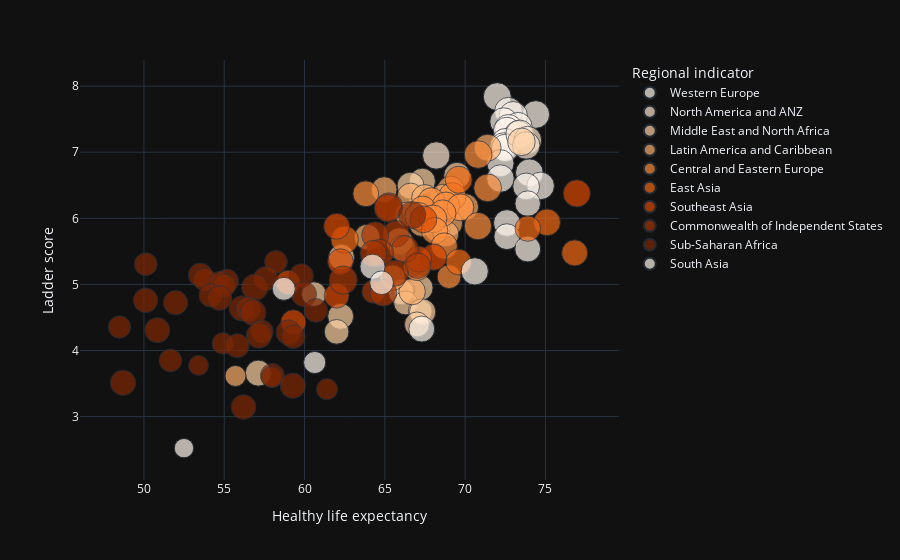

Write notebook code for a chart like this one.
### Code cell
#Scatter plot Regional indicator
fig = px.scatter(df, x="Healthy life expectancy", y="Ladder score", 
                color="Regional indicator", 
                color_discrete_sequence = px.colors.sequential.Oranges, 
                template = 'plotly_dark',
                size = 'Social support',
                hover_name="Country name")
fig.show()

### Figure 1 — Plotly figure (JSON) as saved in the notebook; plotly's stock layout.template omitted (floating-point values rounded to 4 significant figures)
{"data": [{"hovertemplate": "<b>%{hovertext}</b><br><br>Regional indicator=Western Europe<br>Healthy life expectancy=%{x}<br>Ladder score=%{y}<br>Social support=%{marker.size}<extra></extra>", "hovertext": ["Finland", "Denmark", "Switzerland", "Iceland", "Netherlands", "Norway", "Sweden", "Luxembourg", "Austria", "Germany", "Ireland", "United Kingdom", "Belgium", "France", "Malta", "Spain", "Italy", "Cyprus", "Portugal", "Greece", "North Cyprus"], "legendgroup": "Western Europe", "marker": {"color": "rgb(255,245,235)", "size": [0.954, 0.954, 0.942, 0.983, 0.942, 0.954, 0.934, 0.908, 0.934, 0.903, 0.947, 0.934, 0.906, 0.942, 0.931, 0.932, 0.88, 0.802, 0.879, 0.823, 0.82], "sizemode": "area", "sizeref": 0.002458, "symbol": "circle"}, "mode": "markers", "name": "Western Europe", "orientation": "v", "showlegend": true, "type": "scatter", "x": [72, 72.7, 74.4, 73, 72.4, 73.3, 72.7, 72.6, 73.3, 72.5, 72.4, 72.5, 72.2, 74, 72.2, 74.7, 73.8, 73.9, 72.6, 72.6, 73.9], "xaxis": "x", "y": [7.842, 7.62, 7.571, 7.554, 7.464, 7.392, 7.363, 7.324, 7.268, 7.155, 7.085, 7.064, 6.834, 6.69, 6.602, 6.491, 6.483, 6.223, 5.929, 5.723, 5.536], "yaxis": "y"}, {"hovertemplate": "<b>%{hovertext}</b><br><br>Regional indicator=North America and ANZ<br>Healthy life expectancy=%{x}<br>Ladder score=%{y}<br>Social support=%{marker.size}<extra></extra>", "hovertext": ["New Zealand", "Australia", "Canada", "United States"], "legendgroup": "North America and ANZ", "marker": {"color": "rgb(254,230,206)", "size": [0.948, 0.94, 0.926, 0.92], "sizemode": "area", "sizeref": 0.002458, "symbol": "circle"}, "mode": "markers", "name": "North America and ANZ", "orientation": "v", "showlegend": true, "type": "scatter", "x": [73.4, 73.9, 73.8, 68.2], "xaxis": "x", "y": [7.277, 7.183, 7.103, 6.951], "yaxis": "y"}, {"hovertemplate": "<b>%{hovertext}</b><br><br>Regional indicator=Middle East and North Africa<br>Healthy life expectancy=%{x}<br>Ladder score=%{y}<br>Social support=%{marker.size}<extra></extra>", "hovertext": ["Israel", "Bahrain", "United Arab Emirates", "Saudi Arabia", "Kuwait", "Libya", "Turkey", "Morocco", "Algeria", "Iraq", "Iran", "Tunisia", "Lebanon", "Palestinian Territories", "Jordan", "Egypt", "Yemen"], "legendgroup": "Middle East and North Africa", "marker": {"color": "rgb(253,208,162)", "size": [0.939, 0.862, 0.844, 0.891, 0.843, 0.827, 0.822, 0.56, 0.802, 0.746, 0.71, 0.691, 0.848, 0.826, 0.767, 0.75, 0.832], "sizemode": "area", "sizeref": 0.002458, "symbol": "circle"}, "mode": "markers", "name": "Middle East and North Africa", "orientation": "v", "showlegend": true, "type": "scatter", "x": [73.5, 69.5, 67.33, 66.6, 66.9, 62.3, 67.2, 66.21, 66.0, 60.58, 66.3, 67.2, 67.36, 62.25, 67, 62.0, 57.12], "xaxis": "x", "y": [7.157, 6.647, 6.561, 6.494, 6.106, 5.41, 4.948, 4.918, 4.887, 4.854, 4.721, 4.596, 4.584, 4.517, 4.395, 4.283, 3.658], "yaxis": "y"}, {"hovertemplate": "<b>%{hovertext}</b><br><br>Regional indicator=Latin America and Caribbean<br>Healthy life expectancy=%{x}<br>Ladder score=%{y}<br>Social support=%{marker.size}<extra></extra>", "hovertext": ["Costa Rica", "Guatemala", "Uruguay", "Brazil", "Mexico", "Jamaica", "Panama", "Chile", "El Salvador", "Colombia", "Nicaragua", "Argentina", "Honduras", "Peru", "Ecuador", "Bolivia", "Paraguay", "Dominican Republic", "Venezuela", "Haiti"], "legendgroup": "Latin America and Caribbean", "marker": {"color": "rgb(253,174,107)", "size": [0.891, 0.813, 0.925, 0.882, 0.831, 0.877, 0.896, 0.882, 0.762, 0.847, 0.864, 0.898, 0.812, 0.832, 0.821, 0.81, 0.893, 0.853, 0.861, 0.54], "sizemode": "area", "sizeref": 0.002458, "symbol": "circle"}, "mode": "markers", "name": "Latin America and Caribbean", "orientation": "v", "showlegend": true, "type": "scatter", "x": [71.4, 64.96, 69.1, 66.6, 68.6, 67.5, 69.65, 70, 66.4, 68.0, 67.66, 69, 67.3, 68.25, 68.8, 63.9, 65.9, 66.1, 66.7, 55.7], "xaxis": "x", "y": [7.069, 6.435, 6.431, 6.33, 6.317, 6.309, 6.18, 6.172, 6.061, 6.012, 5.972, 5.929, 5.919, 5.84, 5.764, 5.716, 5.653, 5.545, 4.892, 3.615], "yaxis": "y"}, {"hovertemplate": "<b>%{hovertext}</b><br><br>Regional indicator=Central and Eastern Europe<br>Healthy life expectancy=%{x}<br>Ladder score=%{y}<br>Social support=%{marker.size}<extra></extra>", "hovertext": ["Czech Republic", "Slovenia", "Kosovo", "Slovakia", "Lithuania", "Estonia", "Poland", "Romania", "Serbia", "Latvia", "Hungary", "Croatia", "Bosnia and Herzegovina", "Montenegro", "Bulgaria", "Albania", "North Macedonia"], "legendgroup": "Central and Eastern Europe", "marker": {"color": "rgb(253,141,60)", "size": [0.947, 0.948, 0.821, 0.936, 0.935, 0.941, 0.898, 0.832, 0.873, 0.927, 0.943, 0.924, 0.87, 0.858, 0.931, 0.697, 0.805], "sizemode": "area", "sizeref": 0.002458, "symbol": "circle"}, "mode": "markers", "name": "Central and Eastern Europe", "orientation": "v", "showlegend": true, "type": "scatter", "x": [70.81, 71.4, 63.81, 69.2, 67.91, 68.8, 69.7, 67.36, 68.6, 67.1, 68, 70.8, 68.1, 68.7, 67, 69.0, 65.47], "xaxis": "x", "y": [6.965, 6.461, 6.372, 6.331, 6.255, 6.189, 6.166, 6.14, 6.078, 6.032, 5.992, 5.882, 5.813, 5.581, 5.266, 5.117, 5.101], "yaxis": "y"}, {"hovertemplate": "<b>%{hovertext}</b><br><br>Regional indicator=East Asia<br>Healthy life expectancy=%{x}<br>Ladder score=%{y}<br>Social support=%{marker.size}<extra></extra>", "hovertext": ["Taiwan Province of China", "Japan", "South Korea", "Mongolia", "Hong Kong S.A.R. of China", "China"], "legendgroup": "East Asia", "marker": {"color": "rgb(241,105,19)", "size": [0.898, 0.884, 0.799, 0.935, 0.836, 0.811], "sizemode": "area", "sizeref": 0.002458, "symbol": "circle"}, "mode": "markers", "name": "East Asia", "orientation": "v", "showlegend": true, "type": "scatter", "x": [69.6, 75.1, 73.9, 62.5, 76.82, 69.59], "xaxis": "x", "y": [6.584, 5.94, 5.845, 5.677, 5.477, 5.339], "yaxis": "y"}, {"hovertemplate": "<b>%{hovertext}</b><br><br>Regional indicator=Southeast Asia<br>Healthy life expectancy=%{x}<br>Ladder score=%{y}<br>Social support=%{marker.size}<extra></extra>", "hovertext": ["Singapore", "Thailand", "Philippines", "Vietnam", "Malaysia", "Indonesia", "Laos", "Cambodia", "Myanmar"], "legendgroup": "Southeast Asia", "marker": {"color": "rgb(217,72,1)", "size": [0.915, 0.888, 0.83, 0.85, 0.817, 0.811, 0.728, 0.765, 0.779], "sizemode": "area", "sizeref": 0.002458, "symbol": "circle"}, "mode": "markers", "name": "Southeast Asia", "orientation": "v", "showlegend": true, "type": "scatter", "x": [76.95, 67.4, 62, 68.03, 67.1, 62.24, 58.97, 62, 59.3], "xaxis": "x", "y": [6.377, 5.985, 5.88, 5.411, 5.384, 5.345, 5.03, 4.83, 4.426], "yaxis": "y"}, {"hovertemplate": "<b>%{hovertext}</b><br><br>Regional indicator=Commonwealth of Independent States<br>Healthy life expectancy=%{x}<br>Ladder score=%{y}<br>Social support=%{marker.size}<extra></extra>", "hovertext": ["Uzbekistan", "Kazakhstan", "Moldova", "Kyrgyzstan", "Belarus", "Russia", "Tajikistan", "Armenia", "Azerbaijan", "Turkmenistan", "Georgia", "Ukraine"], "legendgroup": "Commonwealth of Independent States", "marker": {"color": "rgb(166,54,3)", "size": [0.918, 0.952, 0.857, 0.893, 0.91, 0.903, 0.86, 0.799, 0.836, 0.983, 0.671, 0.888], "sizemode": "area", "sizeref": 0.002458, "symbol": "circle"}, "mode": "markers", "name": "Commonwealth of Independent States", "orientation": "v", "showlegend": true, "type": "scatter", "x": [65.25, 65.2, 65.7, 64.4, 66.25, 64.7, 64.28, 67.06, 65.66, 62.41, 64.3, 64.9], "xaxis": "x", "y": [6.179, 6.152, 5.766, 5.744, 5.534, 5.477, 5.466, 5.283, 5.171, 5.066, 4.891, 4.875], "yaxis": "y"}, {"hovertemplate": "<b>%{hovertext}</b><br><br>Regional indicator=Sub-Saharan Africa<br>Healthy life expectancy=%{x}<br>Ladder score=%{y}<br>Social support=%{marker.size}<extra></extra>", "hovertext": ["Mauritius", "Congo (Brazzaville)", "Ivory Coast", "Cameroon", "Senegal", "Ghana", "Niger", "Gambia", "Benin", "Guinea", "South Africa", "Gabon", "Burkina Faso", "Mozambique", "Nigeria", "Mali", "Uganda", "Liberia", "Kenya", "Namibia", "Chad", "Swaziland", "Comoros", "Ethiopia", "Mauritania", "Madagascar", "Togo", "Zambia", "Sierra Leone", "Burundi", "Tanzania", "Malawi", "Lesotho", "Botswana", "Rwanda", "Zimbabwe"], "legendgroup": "Sub-Saharan Africa", "marker": {"color": "rgb(127,39,4)", "size": [0.905, 0.636, 0.644, 0.71, 0.71, 0.727, 0.641, 0.69, 0.489, 0.639, 0.86, 0.776, 0.672, 0.744, 0.74, 0.724, 0.781, 0.72, 0.688, 0.818, 0.619, 0.77, 0.626, 0.764, 0.795, 0.686, 0.569, 0.708, 0.63, 0.49, 0.702, 0.537, 0.787, 0.784, 0.552, 0.75], "sizemode": "area", "sizeref": 0.002458, "symbol": "circle"}, "mode": "markers", "name": "Sub-Saharan Africa", "orientation": "v", "showlegend": true, "type": "scatter", "x": [66.7, 58.22, 50.11, 53.52, 59.8, 57.59, 53.78, 55.16, 54.71, 55.01, 56.9, 59.96, 54.15, 54.71, 50.1, 51.97, 56.1, 56.5, 60.7, 56.8, 48.48, 50.83, 57.35, 59, 57.16, 59.3, 54.91, 55.81, 51.65, 53.4, 58.0, 57.95, 48.7, 59.27, 61.4, 56.2], "xaxis": "x", "y": [6.049, 5.342, 5.306, 5.142, 5.132, 5.088, 5.074, 5.051, 5.045, 4.984, 4.956, 4.852, 4.834, 4.794, 4.759, 4.723, 4.636, 4.625, 4.607, 4.574, 4.355, 4.308, 4.289, 4.275, 4.227, 4.208, 4.107, 4.073, 3.849, 3.775, 3.623, 3.6, 3.512, 3.467, 3.415, 3.145], "yaxis": "y"}, {"hovertemplate": "<b>%{hovertext}</b><br><br>Regional indicator=South Asia<br>Healthy life expectancy=%{x}<br>Ladder score=%{y}<br>Social support=%{marker.size}<extra></extra>", "hovertext": ["Nepal", "Maldives", "Bangladesh", "Pakistan", "Sri Lanka", "India", "Afghanistan"], "legendgroup": "South Asia", "marker": {"color": "rgb(255,245,235)", "size": [0.774, 0.913, 0.693, 0.651, 0.827, 0.603, 0.463], "sizemode": "area", "sizeref": 0.002458, "symbol": "circle"}, "mode": "markers", "name": "South Asia", "orientation": "v", "showlegend": true, "type": "scatter", "x": [64.23, 70.6, 64.8, 58.71, 67.3, 60.63, 52.49], "xaxis": "x", "y": [5.269, 5.198, 5.025, 4.934, 4.325, 3.819, 2.523], "yaxis": "y"}], "layout": {"legend": {"itemsizing": "constant", "title": {"text": "Regional indicator"}, "tracegroupgap": 0}, "margin": {"t": 60}, "xaxis": {"anchor": "y", "domain": [0, 1], "title": {"text": "Healthy life expectancy"}}, "yaxis": {"anchor": "x", "domain": [0, 1], "title": {"text": "Ladder score"}}}}
